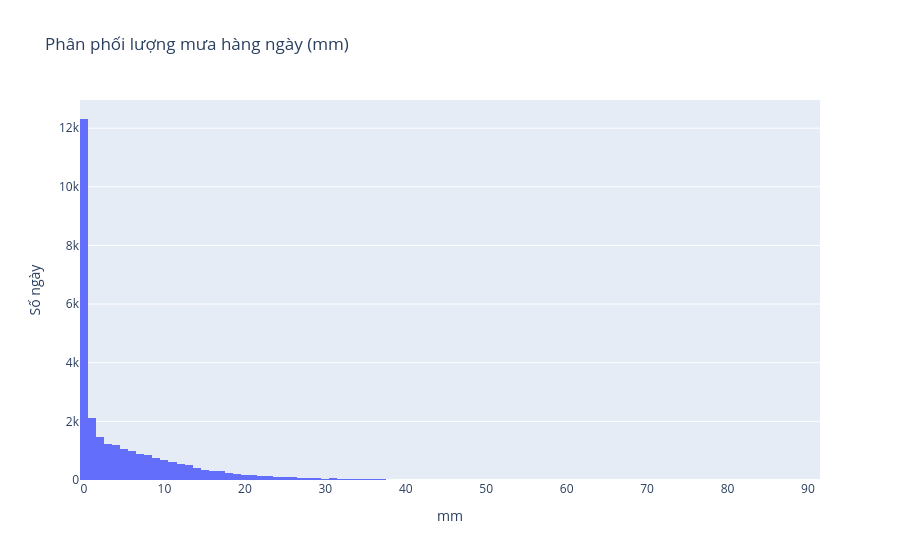

Notebook cell for this chart:
### Markdown cell above
## 1. Phân tích đơn biến
### Lượng mưa hàng ngày (CHIRPS)

### Code cell
fig = px.histogram(
    df_precip.reset_index(),
    x="precipitation",
    nbins=120,
    title="Phân phối lượng mưa hàng ngày (mm)",
)
fig.update_layout(xaxis_title="mm", yaxis_title="Số ngày")
fig.show()

### Figure 1 — Plotly figure (JSON) as saved in the notebook; plotly's stock layout.template omitted (floating-point values rounded to 4 significant figures; data arrays with more than 128 entries replaced by an {"elided": "..."} marker saying what was removed)
{"data": [{"bingroup": "x", "hovertemplate": "precipitation=%{x}<br>count=%{y}<extra></extra>", "legendgroup": "", "marker": {"color": "#636efa", "pattern": {"shape": ""}}, "name": "", "nbinsx": 120, "orientation": "v", "showlegend": false, "type": "histogram", "x": {"elided": "28496 float values"}, "xaxis": "x", "yaxis": "y"}], "layout": {"barmode": "relative", "legend": {"tracegroupgap": 0}, "title": {"text": "Phân phối lượng mưa hàng ngày (mm)"}, "xaxis": {"anchor": "y", "domain": [0, 1], "title": {"text": "mm"}}, "yaxis": {"anchor": "x", "domain": [0, 1], "title": {"text": "Số ngày"}}}}
